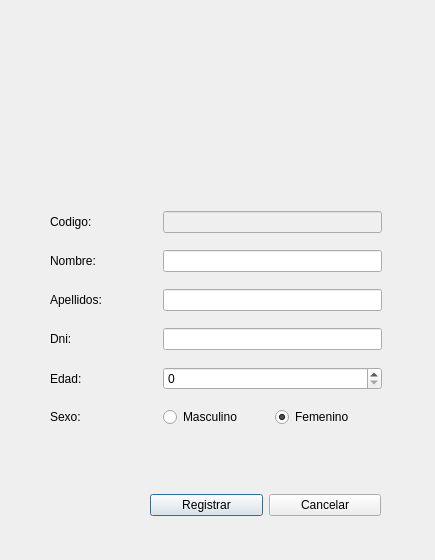
<?xml version="1.0" encoding="UTF-8"?>
<ui version="4.0">
 <class>formRegistrarCliente</class>
 <widget class="QDialog" name="formRegistrarCliente">
  <property name="geometry">
   <rect>
    <x>0</x>
    <y>0</y>
    <width>435</width>
    <height>560</height>
   </rect>
  </property>
  <property name="windowTitle">
   <string>Dialog</string>
  </property>
  <property name="styleSheet">
   <string notr="true">#formRegistrarCliente{
	background-image: url(:/recur/imagenes/fondo_wasa.png);
}</string>
  </property>
  <widget class="QWidget" name="gridLayoutWidget">
   <property name="geometry">
    <rect>
     <x>50</x>
     <y>200</y>
     <width>332</width>
     <height>241</height>
    </rect>
   </property>
   <layout class="QGridLayout" name="gridLayout">
    <item row="5" column="2">
     <widget class="QRadioButton" name="rBFemenino">
      <property name="text">
       <string>Femenino</string>
      </property>
      <property name="checked">
       <bool>true</bool>
      </property>
     </widget>
    </item>
    <item row="4" column="0">
     <widget class="QLabel" name="label_5">
      <property name="text">
       <string>Edad:</string>
      </property>
     </widget>
    </item>
    <item row="1" column="0">
     <widget class="QLabel" name="label">
      <property name="text">
       <string>Nombre:</string>
      </property>
     </widget>
    </item>
    <item row="2" column="0">
     <widget class="QLabel" name="label_2">
      <property name="text">
       <string>Apellidos:</string>
      </property>
     </widget>
    </item>
    <item row="5" column="0">
     <widget class="QLabel" name="label_7">
      <property name="text">
       <string>Sexo:</string>
      </property>
     </widget>
    </item>
    <item row="5" column="1">
     <widget class="QRadioButton" name="bBMasculino">
      <property name="text">
       <string>Masculino</string>
      </property>
      <property name="checked">
       <bool>false</bool>
      </property>
     </widget>
    </item>
    <item row="3" column="0">
     <widget class="QLabel" name="label_4">
      <property name="text">
       <string>Dni:</string>
      </property>
     </widget>
    </item>
    <item row="4" column="1" colspan="2">
     <widget class="QSpinBox" name="getEdad"/>
    </item>
    <item row="2" column="1" colspan="2">
     <widget class="QLineEdit" name="getApellidos">
      <property name="maxLength">
       <number>20</number>
      </property>
     </widget>
    </item>
    <item row="3" column="1" colspan="2">
     <widget class="QLineEdit" name="getDni">
      <property name="maxLength">
       <number>8</number>
      </property>
     </widget>
    </item>
    <item row="1" column="1" colspan="2">
     <widget class="QLineEdit" name="getNombre">
      <property name="maxLength">
       <number>15</number>
      </property>
     </widget>
    </item>
    <item row="0" column="0">
     <widget class="QLabel" name="label_6">
      <property name="text">
       <string>Codigo:</string>
      </property>
     </widget>
    </item>
    <item row="0" column="1" colspan="2">
     <widget class="QLineEdit" name="getCodigo">
      <property name="enabled">
       <bool>false</bool>
      </property>
      <property name="maxLength">
       <number>15</number>
      </property>
     </widget>
    </item>
   </layout>
  </widget>
  <widget class="QWidget" name="gridLayoutWidget_2">
   <property name="geometry">
    <rect>
     <x>150</x>
     <y>470</y>
     <width>231</width>
     <height>71</height>
    </rect>
   </property>
   <layout class="QGridLayout" name="gridLayout_2">
    <item row="1" column="0">
     <widget class="QPushButton" name="PB_Registrar">
      <property name="text">
       <string>Registrar</string>
      </property>
     </widget>
    </item>
    <item row="1" column="1">
     <widget class="QPushButton" name="PB_Cancelar">
      <property name="text">
       <string>Cancelar</string>
      </property>
     </widget>
    </item>
   </layout>
  </widget>
  <widget class="QLabel" name="img">
   <property name="geometry">
    <rect>
     <x>130</x>
     <y>30</y>
     <width>161</width>
     <height>151</height>
    </rect>
   </property>
   <property name="text">
    <string/>
   </property>
   <property name="pixmap">
    <pixmap resource="recursos.qrc">:/recur/imagenes/usuario_Se_va.gif</pixmap>
   </property>
   <property name="scaledContents">
    <bool>true</bool>
   </property>
  </widget>
 </widget>
 <resources>
  <include location="recursos.qrc"/>
 </resources>
 <connections/>
</ui>
